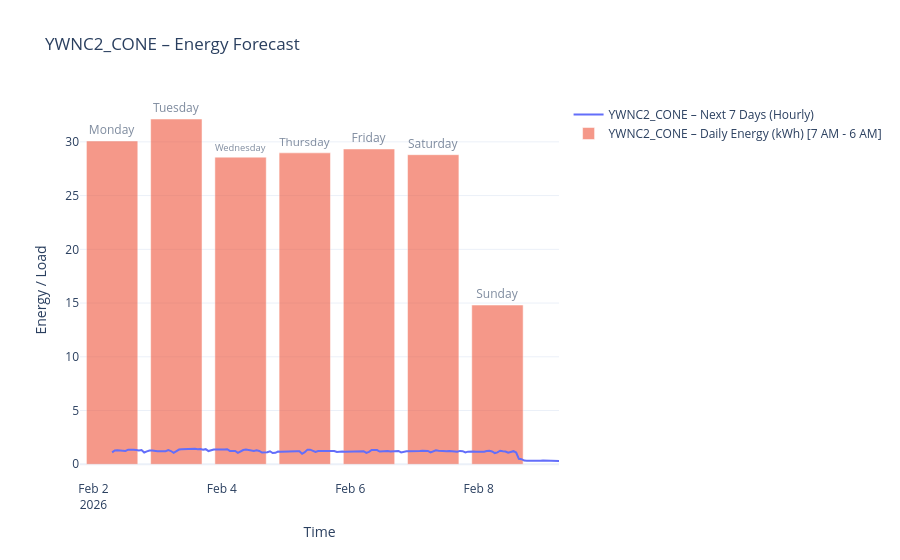
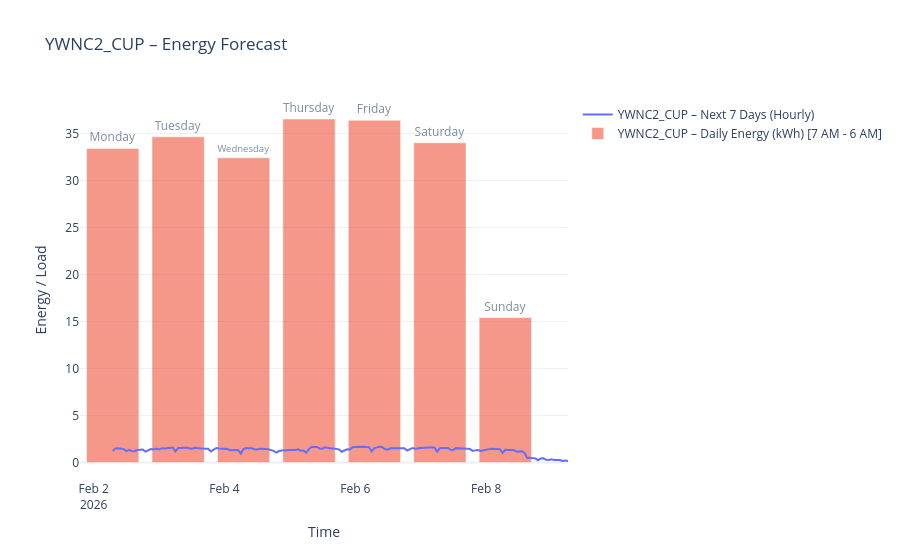

Here is the notebook cell these charts were saved with, in order:
### Code cell
for machine in machine_types:
    print(f"Forecasting for: {machine}")
    # -----------------------------
    # 12. Predict (Random Forest)
    # -----------------------------
    next_week_pred = df[(df['machine_type'] == machine)].drop(
        columns=['machine_type', machine], errors='ignore'
    )
    next_day_pred = df[(df['machine_type'] == machine)].drop(
        columns=['machine_type', machine], errors='ignore'
    )
    # -----------------------------
    # 13. Forecast DataFrame
    # -----------------------------
    forecast_df_day = pd.DataFrame(
        {"Predicted": next_day_pred['Predicted_KWH']},
        index=next_day_pred.index
    )
    forecast_df_week = pd.DataFrame(
        {"Predicted": next_week_pred['Predicted_KWH']},
        index=next_week_pred.index
    )
    
    # -----------------------------
    # Custom Daily Aggregation (7 AM to 6 AM next day)
    # -----------------------------
    # Shift the data by 7 hours backward so that 7 AM becomes midnight
    shifted_forecast = forecast_df_week.copy()
    shifted_forecast.index = shifted_forecast.index - pd.Timedelta(hours=7)
    
    # Resample to daily (now each day represents 7 AM to 6 AM of the next day)
    daily_forecast = shifted_forecast.resample("D").sum()
    
    # Shift the index back by 7 hours to display the correct date labels
    daily_forecast.index = daily_forecast.index + pd.Timedelta(hours=7)
    
    # Set the day name based on the starting day (7 AM)
    daily_forecast['day_label'] = daily_forecast.index.strftime('%A')
    
    # -----------------------------
    # Plot
    # -----------------------------
    fig = go.Figure()
    fig.add_trace(go.Scatter(
        x=forecast_df_day.index,
        y=forecast_df_day["Predicted"],
        mode="lines",
        name=f"{machine} – Next 7 Days (Hourly)",
        line=dict(width=2)
    ))
    
    fig.add_trace(go.Bar(
        x=daily_forecast.index,
        y=daily_forecast["Predicted"],
        name=f"{machine} – Daily Energy (kWh) [7 AM - 6 AM]",
        opacity=0.6,
        text=daily_forecast['day_label'],
        textposition='outside'
    ))
    
    fig.update_layout(
        title=f"{machine} – Energy Forecast",
        xaxis_title="Time",
        yaxis_title="Energy / Load",
        template="plotly_white"
    )
    fig.show()

### Figure 1 — Plotly figure (JSON) as saved in the notebook; plotly's stock layout.template omitted (floating-point values rounded to 4 significant figures; data arrays with more than 128 entries replaced by an {"elided": "..."} marker saying what was removed)
{"data": [{"line": {"width": 2}, "mode": "lines", "name": "YWNC2_CONE – Next 7 Days (Hourly)", "type": "scatter", "x": {"elided": "168 str values"}, "y": {"elided": "168 float values"}}, {"name": "YWNC2_CONE – Daily Energy (kWh) [7 AM - 6 AM]", "opacity": 0.6, "text": ["Monday", "Tuesday", "Wednesday", "Thursday", "Friday", "Saturday", "Sunday"], "textposition": "outside", "type": "bar", "x": ["2026-02-02T07:00:00.000000000", "2026-02-03T07:00:00.000000000", "2026-02-04T07:00:00.000000000", "2026-02-05T07:00:00.000000000", "2026-02-06T07:00:00.000000000", "2026-02-07T07:00:00.000000000", "2026-02-08T07:00:00.000000000"], "y": [30.08, 32.13, 28.58, 28.98, 29.34, 28.81, 14.82]}], "layout": {"title": {"text": "YWNC2_CONE – Energy Forecast"}, "xaxis": {"title": {"text": "Time"}}, "yaxis": {"title": {"text": "Energy / Load"}}}}

### Figure 2 — Plotly figure (JSON) as saved in the notebook; plotly's stock layout.template omitted (floating-point values rounded to 4 significant figures; data arrays with more than 128 entries replaced by an {"elided": "..."} marker saying what was removed)
{"data": [{"line": {"width": 2}, "mode": "lines", "name": "YWNC2_CUP – Next 7 Days (Hourly)", "type": "scatter", "x": {"elided": "168 str values"}, "y": {"elided": "168 float values"}}, {"name": "YWNC2_CUP – Daily Energy (kWh) [7 AM - 6 AM]", "opacity": 0.6, "text": ["Monday", "Tuesday", "Wednesday", "Thursday", "Friday", "Saturday", "Sunday"], "textposition": "outside", "type": "bar", "x": ["2026-02-02T07:00:00.000000000", "2026-02-03T07:00:00.000000000", "2026-02-04T07:00:00.000000000", "2026-02-05T07:00:00.000000000", "2026-02-06T07:00:00.000000000", "2026-02-07T07:00:00.000000000", "2026-02-08T07:00:00.000000000"], "y": [33.4, 34.64, 32.41, 36.53, 36.38, 34.0, 15.42]}], "layout": {"title": {"text": "YWNC2_CUP – Energy Forecast"}, "xaxis": {"title": {"text": "Time"}}, "yaxis": {"title": {"text": "Energy / Load"}}}}
